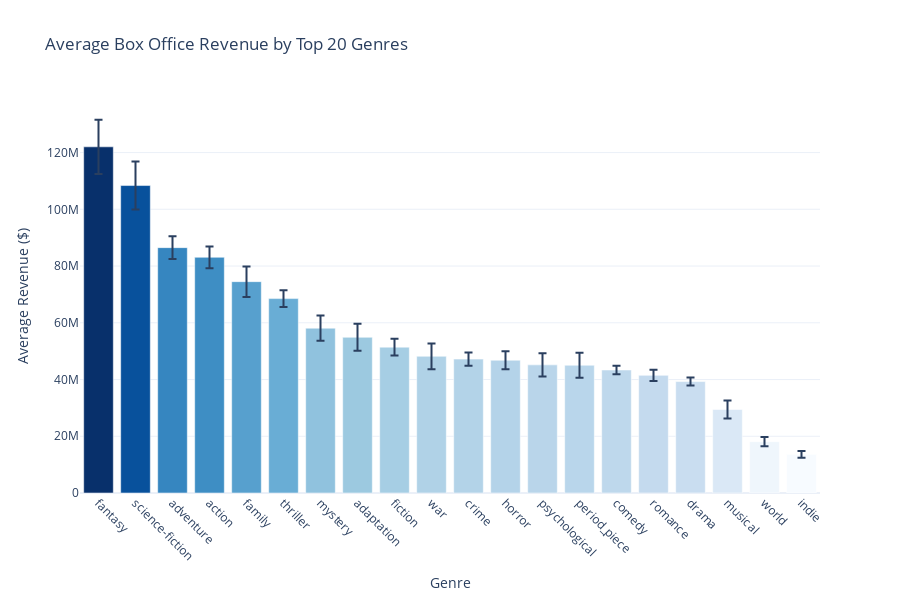

The notebook cell this image was saved under:
### Code cell
# Calculate statistics for each genre
genre_stats = df_movies.explode('genres').groupby('genres')['box_office_revenue'].agg(['mean', 'sem'])

# Filter for top 20 genres
genre_stats = genre_stats[genre_stats.index.isin(top_genres['genre'])]

# Sort by mean revenue
genres_revenue = genre_stats.sort_values(by='mean', ascending=False).reset_index()

# Create a Plotly bar chart
fig = px.bar(
    genres_revenue,
    x='genres',  # Genre names
    y='mean',    # Mean box office revenue
    error_y='sem',  # Add error bars for standard error
    title='Average Box Office Revenue by Top 20 Genres',
    labels={'genres': 'Genre', 'mean': 'Average Revenue ($)'},
    color='mean',  # Color bars by average revenue
    color_continuous_scale='Blues'  # Use a blue color scale
)

# Customize the layout
fig.update_layout(
    xaxis_title="Genre",
    yaxis_title="Average Revenue ($)",
    xaxis_tickangle=45,  # Rotate x-axis labels
    template="plotly_white",  # Clean background template
    margin=dict(b=100),  # Add bottom margin for x-axis labels
    height=600,  # Adjust chart height
    coloraxis_showscale=False  # Hide the color scale legend
)

# Show the chart
fig.show()

# Save the chart as an HTML file
fig.write_html("assets/ploty-img/genres_revenue.html")

### Figure 1 — Plotly figure (JSON) as saved in the notebook; plotly's stock layout.template omitted (floating-point values rounded to 4 significant figures)
{"data": [{"alignmentgroup": "True", "error_y": {"array": [9586000.0, 8486000.0, 3982000.0, 3831000.0, 5376000.0, 2946000.0, 4462000.0, 4757000.0, 2953000.0, 4535000.0, 2307000.0, 3182000.0, 4100000.0, 4412000.0, 1512000.0, 2008000.0, 1429000.0, 3171000.0, 1649000.0, 1165000.0]}, "hovertemplate": "Genre=%{x}<br>Average Revenue ($)=%{marker.color}<extra></extra>", "legendgroup": "", "marker": {"color": [122000000.0, 108400000.0, 86490000.0, 83080000.0, 74500000.0, 68530000.0, 58090000.0, 54880000.0, 51410000.0, 48190000.0, 47200000.0, 46810000.0, 45160000.0, 45030000.0, 43360000.0, 41460000.0, 39290000.0, 29430000.0, 18110000.0, 13620000.0], "coloraxis": "coloraxis", "pattern": {"shape": ""}}, "name": "", "offsetgroup": "", "orientation": "v", "showlegend": false, "textposition": "auto", "type": "bar", "x": ["fantasy", "science-fiction", "adventure", "action", "family", "thriller", "mystery", "adaptation", "fiction", "war", "crime", "horror", "psychological", "period_piece", "comedy", "romance", "drama", "musical", "world", "indie"], "xaxis": "x", "y": [122000000.0, 108400000.0, 86490000.0, 83080000.0, 74500000.0, 68530000.0, 58090000.0, 54880000.0, 51410000.0, 48190000.0, 47200000.0, 46810000.0, 45160000.0, 45030000.0, 43360000.0, 41460000.0, 39290000.0, 29430000.0, 18110000.0, 13620000.0], "yaxis": "y"}], "layout": {"barmode": "relative", "coloraxis": {"colorbar": {"title": {"text": "Average Revenue ($)"}}, "colorscale": [[0, "rgb(247,251,255)"], [0.125, "rgb(222,235,247)"], [0.25, "rgb(198,219,239)"], [0.375, "rgb(158,202,225)"], [0.5, "rgb(107,174,214)"], [0.625, "rgb(66,146,198)"], [0.75, "rgb(33,113,181)"], [0.875, "rgb(8,81,156)"], [1, "rgb(8,48,107)"]], "showscale": false}, "height": 600, "legend": {"tracegroupgap": 0}, "margin": {"b": 100}, "title": {"text": "Average Box Office Revenue by Top 20 Genres"}, "xaxis": {"anchor": "y", "domain": [0, 1], "tickangle": 45, "title": {"text": "Genre"}}, "yaxis": {"anchor": "x", "domain": [0, 1], "title": {"text": "Average Revenue ($)"}}}}
